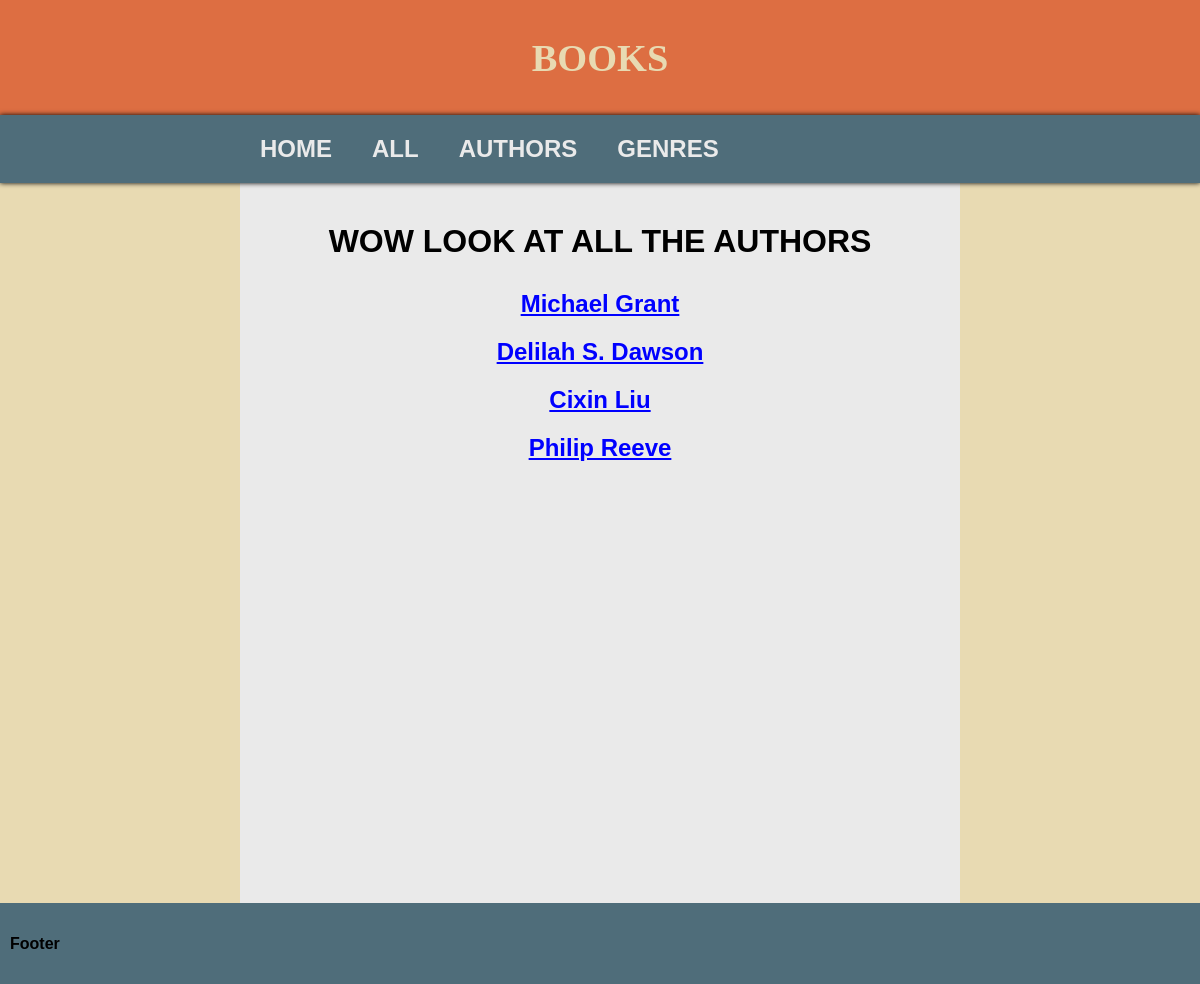
The app's page /authors with its own data.
### tables this page shows
CREATE TABLE Author (id INTEGER PRIMARY KEY AUTOINCREMENT, name TEXT);

### routes.py (the view)
@app.route("/authors")  # List of authors, they link to a page with their books
def all_authors():
    cur = cur_setup()
    cur.execute("SELECT * FROM Author")
    results = cur.fetchall()
    return render_template("all_authors.html", results=results)

### routes.py (called while the page is built)
def cur_setup():
    conn = sqlite3.connect("bookshelf.db")
    return conn.cursor()

### templates/all_authors.html
{% extends "layout.html"%}
{% block content %}
<h1 class="page-title">WOW LOOK AT ALL THE AUTHORS</h1>
{% for item in results %}
    <h2 class="authors">
        <a href="/author/{{item[0]}}">
            {{item[1]}}
        </a>
    </h2>
{% endfor %}
{% endblock %}

### static/css/style.css (style rules this page uses)
body { margin: 0; background-color: #e8dab2; font-family: 'Trebuchet MS', 'Lucida Sans Unicode', 'Lucida Grande', 'Lucida Sans', Arial, sans-serif; }
h2 a { color: blue; }
.authors { width: 100%; text-align: center; color: blue; }
main h1 { margin-top: 30px; margin-bottom: 30px; text-align: center; width: 100%; }

### records on screen
Author: name "Michael Grant"
Author: name "Delilah S. Dawson"
Author: name "Cixin Liu"
Author: name "Philip Reeve"
